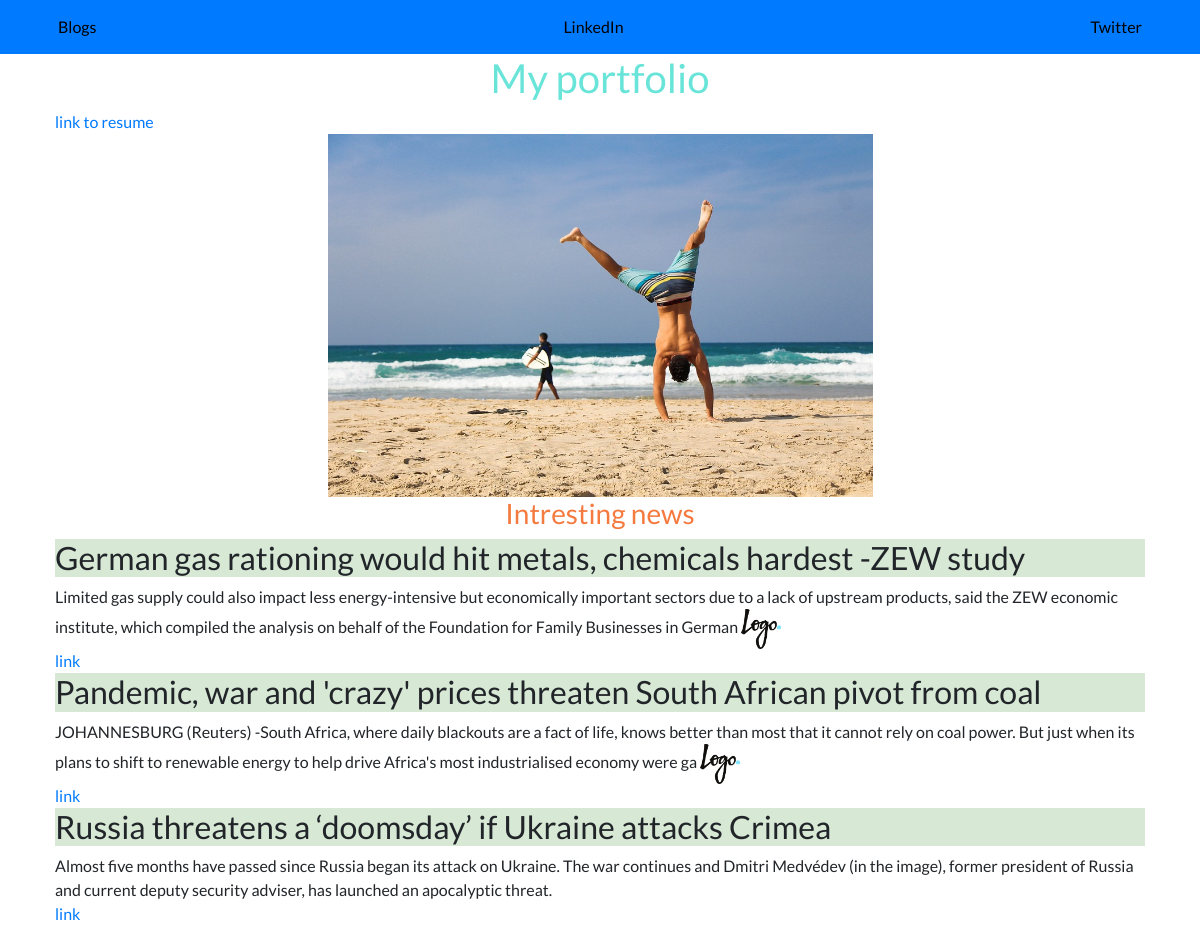
The page / on the database its author committed.
### portfolio/models.py (models this page shows, shortened)
class Project(models.Model):
    title = models.CharField(max_length=100)
    description = models.CharField(max_length=250)
    image = models.ImageField(upload_to='portfolio/images/',null=True,blank=True)
    url = models.URLField(blank=True)
    class Meta:
        verbose_name = 'Project'
        verbose_name_plural = 'Projects'

### portfolio/views.py (the view)
# urls.py: 2. Add a URL to urlpatterns:  path('', views.home, name='home')
def home(request):
    projects = Project.objects.all()
    return render(request,'portfolio/home.html',{'projects':projects,'showBlog':True})

### portfolio/templates/portfolio/home.html (shortened to what this page needs)
{% extends 'portfolio/base.html' %}
{% block content %}
      {% load static %}
                  <div class="headfolio">
                         <h1 class="title">My portfolio</h1>
                         <a href="{% static 'portfolio/rez.pdf' %}" target="_blank" >link to resume</a>
                  </div>
                  <div class="img">
                         <img src="{% static 'portfolio/man_960_720.jpg'%}" title="photo" style="width: 50%; height: 50%;">
                  </div>
                  <div>
                    <h3 class="intresting_news"> Intresting news</h3>
                  </div>
                        {% for project in projects %}
                    <div class="news">
                         <h2 class="news-title">{{project.title}}</h2>
                              {{project.description}}
                              {% if project.image %}
                              <img src="{{project.image.url}}" height=40 width=40>
                              {% endif %}
                              {% if project.url %}
                              <br><a href="{{project.url}}" class="link-news" target="_blank">link</a>
                        {% endif %}
                    </div>
                       {% endfor %}
{% endblock %}

### portfolio/templates/portfolio/base.html (shortened to what this page needs)
<!doctype html>
<html lang="en">
  <head>
    {% load static %}
    <link rel="stylesheet" href="https://cdn.jsdelivr.net/npm/bootstrap@4.4.1/dist/css/bootstrap.min.css">
    <link rel="stylesheet" href="{% static 'portfolio/custom.css' %}">
  </head>
  <body>
  <nav id="topNav" class="navbar navbar-expand-md bg-primary">
      <div class="container">
              {% if showBlog %}
                 <a role="button" href="{% url 'blog:all_blogs' %}" class="btn btn-primary">Blogs</a>
              {% else %}
                 <a role="button" href="{% url 'home' %}" class="btn btn-primary">Portfolio</a>
              {% endif %}
              <a role="button" href="https://www.linkedin.com" class="btn btn-primary" target="_blank">LinkedIn</a>
              <a role="button" href="https://twitter.com" class="btn btn-primary" target="_blank">Twitter</a>
      </div>
  </nav>
  <div class="container">
      {% block content %}{% endblock %}
  </div>
  </body>
</html>

### portfolio/static/portfolio/custom.css (style rules this page uses)
.btn-primary { color: rgba(0,0,0,1) !important; }
body { font-family: 'Lato', sans-serif; }

### portfolio/templates/portfolio/home.html (style rules this page uses)
.title { color:#0dd3c19e; }
.img,.title,.intresting_news { text-align:center; }
.intresting_news { color:#f15003c2 }
div { margin: 0 10px; }
.news-title { background-color:#1376072b }

### rows shown on the page
Project: title "German gas rationing would hit metals, chemicals hardest -ZEW study", description "Limited gas supply could also impact less energy-intensive but economically important sectors due to a lack of upstream products, said the ZEW economic institute, which compiled the analysis on behalf of the Foundation for Family Businesses in German", image (picture)
Project: title "Pandemic, war and 'crazy' prices threaten South African pivot from coal", description "JOHANNESBURG (Reuters) -South Africa, where daily blackouts are a fact of life, knows better than most that it cannot rely on coal power. But just when its plans to shift to renewable energy to help drive Africa's most industrialised economy were ga", image (picture)
Project: title "Russia threatens a ‘doomsday’ if Ukraine attacks Crimea", description "Almost five months have passed since Russia began its attack on Ukraine. The war continues and Dmitri Medvédev (in the image), former president of Russia and current deputy security adviser, has launched an apocalyptic threat."
